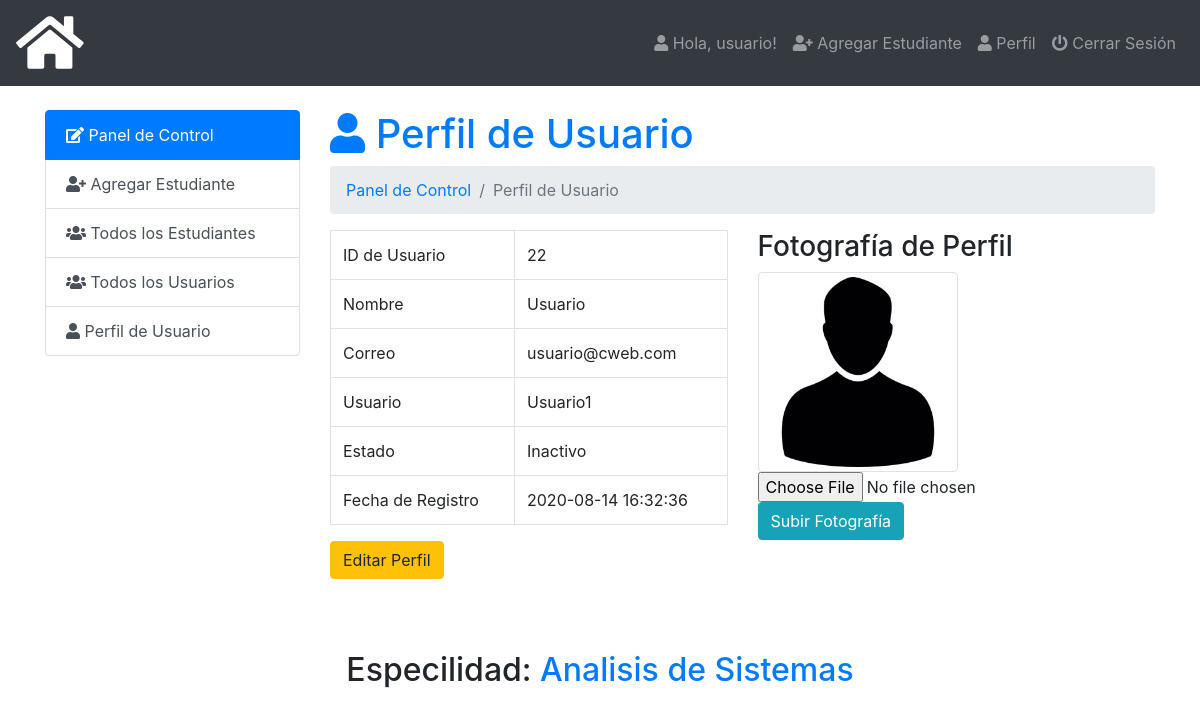
The app's page /admin/index.php?page=user-profile (signed in), older data.
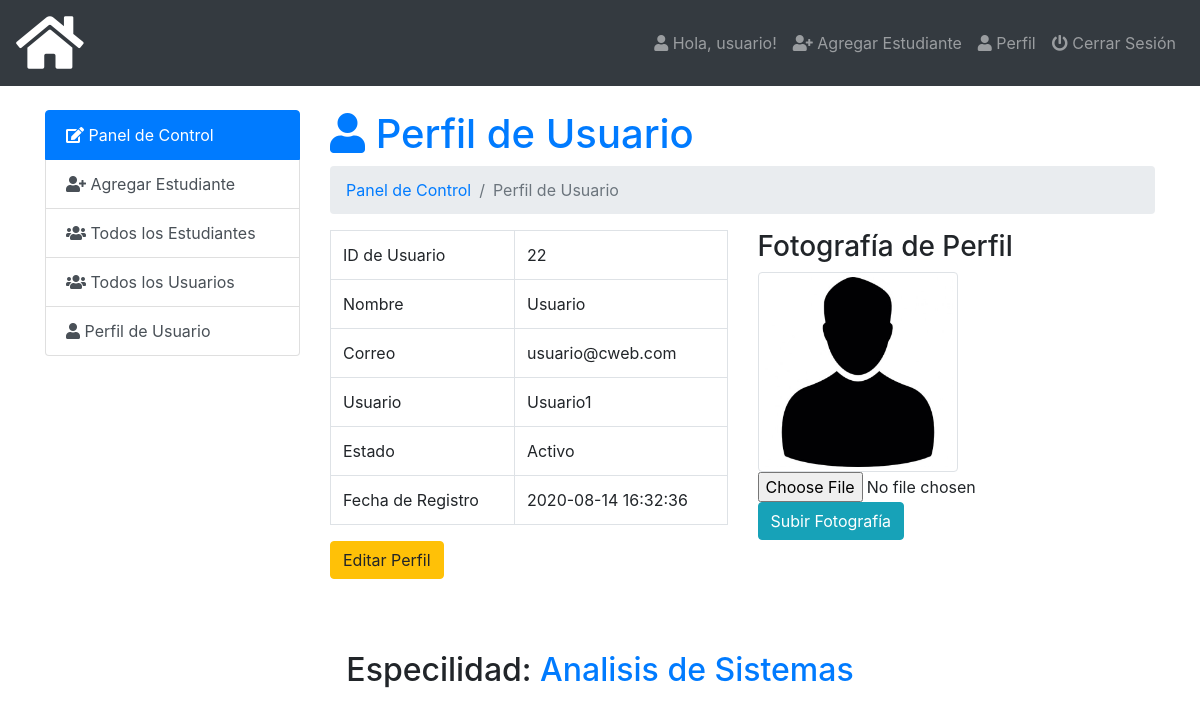
The same page, newer data.
### tables this page shows
CREATE TABLE `users` (
  `id` int(5) NOT NULL,
  `name` varchar(50) NOT NULL,
  `email` varchar(50) NOT NULL,
  `username` varchar(50) NOT NULL,
  `password` varchar(100) NOT NULL,
  `photo` varchar(50) NOT NULL,
  `status` varchar(12) NOT NULL,
  `datetime` timestamp NOT NULL DEFAULT current_timestamp()
);

### admin/user-profile.php (the view, shortened to what this page needs)
<?php
$user=  $_SESSION['user_login'];
?>
<h1 class="text-primary"><i class="fas fa-user"></i>  Perfil de Usuario</h1>
<nav aria-label="breadcrumb">
  <ol class="breadcrumb">
     <li class="breadcrumb-item" aria-current="page"><a href="index.php">Panel de Control </a></li>
     <li class="breadcrumb-item active" aria-current="page">Perfil de Usuario</li>
  </ol>
</nav>
<?php
  $query = mysqli_query($db_con, "SELECT * FROM `users` WHERE `username` ='$user';");
  $row = mysqli_fetch_array($query);
 ?>
<div class="row">
  <div class="col-sm-6">
    <table class="table table-bordered">
      <tr>
        <td>ID de Usuario</td>
        <td><?php echo $row['id']; ?></td>
      </tr>
      <tr>
        <td>Nombre</td>
        <td><?php echo ucwords($row['name']); ?></td>
      </tr>
      <tr>
        <td>Correo</td>
        <td><?php echo $row['email']; ?></td>
      </tr>
      <tr>
        <td>Usuario</td>
        <td><?php echo ucwords($row['username']); ?></td>
      </tr>
      <tr>
        <td>Estado</td>
        <td><?php echo ucwords($row['status']); ?></td>
      </tr>
      <tr>
        <td>Fecha de Registro</td>
        <td><?php echo $row['datetime']; ?></td>
      </tr>
    </table>
    <a class="btn btn-warning pull-right" href="index.php?page=edit-user&id=<?php echo base64_encode($row['id']); ?>">Editar Perfil</a>
  </div>
  <div class="col-sm-6">
    <h3>Fotografía de Perfil</h3>
    <a href="images/<?php echo $row['photo']; ?>">
      <img class="img-thumbnail" id="imguser" src="images/<?php echo $row['photo']; ?>" width="200px">
    </a>
     ?><br>
    <form method="POST" enctype="multipart/form-data">
      <input type="file" name="userphoto" required="" id="photo"><br>
      <input class="btn btn-info" type="submit" name="upphoto" value="Subir Fotografía">
    </form>
  </div>
</div>

### admin/index.php (shortened to what this page needs)
<?php require_once 'db_con.php';
?>
<!doctype html>
<html lang="es">
  <head>
    <link rel="stylesheet" href="../css/bootstrap.min.css">
    <link rel="stylesheet" href="../css/dataTables.bootstrap4.min.css">
    <link rel="stylesheet" href="../css/fontawesome.min.css">
    <link rel="stylesheet" href="../css/solid.min.css">
    <link rel="stylesheet" href="https://cdnjs.cloudflare.com/ajax/libs/animate.css/4.0.0/animate.min.css"/>
    <link rel="stylesheet" type="text/css" href="../css/style.css">
  </head>
  <body>
<nav class="navbar navbar-expand-lg navbar-dark bg-dark">
  <a class="navbar-brand" href="index.php"><i class="fas fa-home fa-3x"></i></a>
  <div class="navbar-collapse collapse justify-content-end" id="navbarSupportedContent">
    <?php $showuser = $_SESSION['user_login']; $haha = mysqli_query($db_con,"SELECT * FROM `users` WHERE `username`='$showuser';"); $showrow=mysqli_fetch_array($haha); ?>
    <ul class="nav navbar-nav ">
      <li class="nav-item"><a class="nav-link" href="index.php?page=user-profile"><i class="fa fa-user"></i> Hola, <?php echo $showrow['name']; ?>!</a></li>
      <li class="nav-item"><a class="nav-link" href="index.php?page=add-student"><i class="fa fa-user-plus"></i> Agregar Estudiante</a></li>
      <li class="nav-item"><a class="nav-link" href="index.php?page=user-profile"><i class="fa fa-user"></i> Perfil</a></li>
      <li class="nav-item"><a class="nav-link" href="logout.php"><i class="fa fa-power-off"></i> Cerrar Sesión</a></li>
    </ul>
  </div>
</nav>
<br>
    <div class="container">
        <div class="row">
          <div class="col-md-3">
            <div class="list-group">
              <a href="index.php?page=dashboard" class="list-group-item list-group-item-action active">
               <i class="fa fa-edit"></i> Panel de Control
              </a>
              <a href="index.php?page=add-student" class="list-group-item list-group-item-action"><i class="fa fa-user-plus"></i> Agregar Estudiante</a>
              <a href="index.php?page=all-student" class="list-group-item list-group-item-action"><i class="fa fa-users"></i> Todos los Estudiantes</a>
              <a href="index.php?page=all-users" class="list-group-item list-group-item-action"><i class="fa fa-users"></i> Todos los Usuarios</a>
              <a href="index.php?page=user-profile" class="list-group-item list-group-item-action"><i class="fa fa-user"></i> Perfil de Usuario</a>
            </div>
          </div>
          <div class="col-md-9">
             <div class="content">
                 <?php
                   if (isset($_GET['page'])) {
                    $page = $_GET['page'].'.php';
                    }else{
                      $page = 'dashboard.php';
                    }
                    if (file_exists($page)) {
                      require_once $page;
                    }else{
                      require_once '404.php';
                    }
                  ?>
             </div>
        </div>
        </div>
    </div>
      <br><br><br>
      <center><h2>Especilidad: <a href="#">Analisis de Sistemas</a></h2></center>
  </body>
</html>

### css/style.css (style rules this page uses)
input#photo { width: 260px; }

Row changes from the older to the newer data that the page shows:
changed users "usuario": status "Inactivo" → "Activo"
